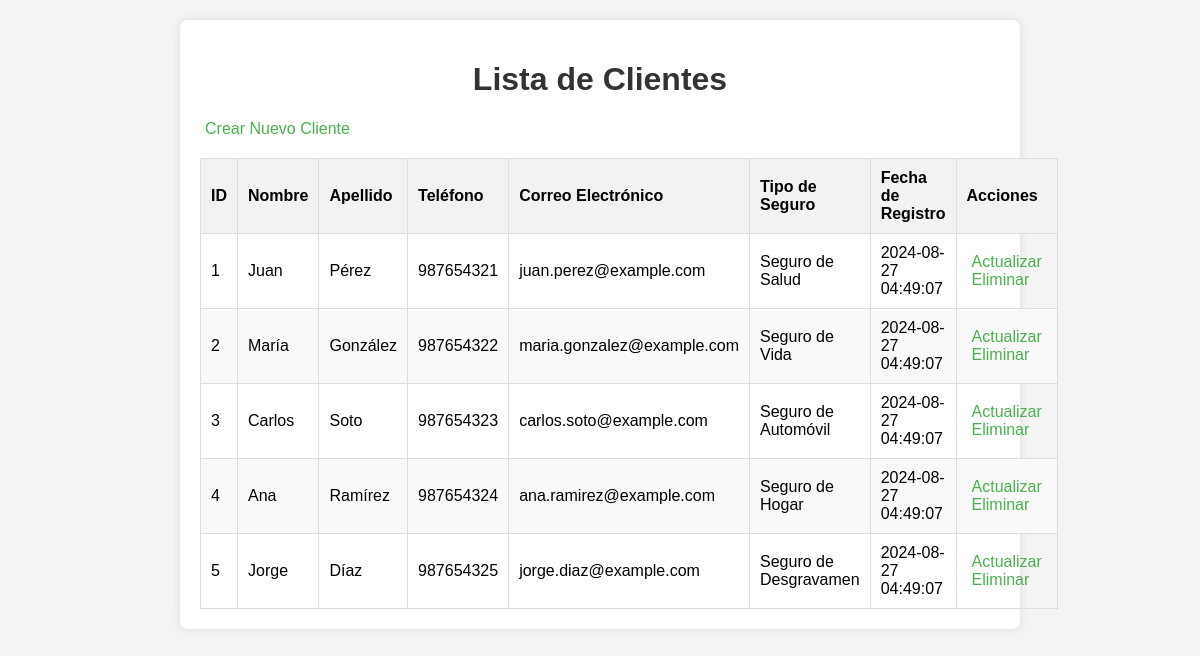
The page /vista_Polizas.php on the database its author committed.
### tables this page shows
CREATE TABLE `clientes` (
  `id` int NOT NULL AUTO_INCREMENT,
  `nombre` varchar(50) NOT NULL,
  `apellido` varchar(50) NOT NULL,
  `telefono` varchar(20) NOT NULL,
  `correo` varchar(100) NOT NULL,
  `tipo_seguro` varchar(50) NOT NULL,
  `fecha_registro` timestamp NULL DEFAULT CURRENT_TIMESTAMP,
  PRIMARY KEY (`id`)
);

### vista_Polizas.php (the view, shortened to what this page needs)
<?php
include 'conexion.php';
$sql = "SELECT * FROM clientes";
$result = $conn->query($sql);
?>
<!DOCTYPE html>
<html lang="es">
<head>
    <link rel="stylesheet" href="style.css">
</head>
<body>
    <div class="container">
        <h1>Lista de Clientes</h1>
        <a href="index.php">Crear Nuevo Cliente</a>
        <table>
            <thead>
                <tr>
                    <th>ID</th>
                    <th>Nombre</th>
                    <th>Apellido</th>
                    <th>Teléfono</th>
                    <th>Correo Electrónico</th>
                    <th>Tipo de Seguro</th>
                    <th>Fecha de Registro</th>
                    <th>Acciones</th>
                </tr>
            </thead>
            <tbody>
                <?php
                if ($result->num_rows > 0) {
                    while($row = $result->fetch_assoc()) {
                        echo "<tr>
                                <td>{$row['id']}</td>
                                <td>{$row['nombre']}</td>
                                <td>{$row['apellido']}</td>
                                <td>{$row['telefono']}</td>
                                <td>{$row['correo']}</td>
                                <td>{$row['tipo_seguro']}</td>
                                <td>{$row['fecha_registro']}</td>
                                <td>
                                    <a href='actualizar_Polizas.php?id={$row['id']}'>Actualizar</a>
                                    <a href='Eliminar_Polizas.php?id={$row['id']}'>Eliminar</a>
                                </td>
                            </tr>";
                    }
                } else {
                    echo "<tr><td colspan='8'>No se encontraron registros</td></tr>";
                }
                ?>
            </tbody>
        </table>
    </div>
</body>
</html>

### style.css (style rules this page uses)
body { font-family: Arial, sans-serif; background-color: #f4f4f4; margin: 0; padding: 0; }
.container { width: 80%; max-width: 800px; margin: 20px auto; padding: 20px; background-color: #fff; border-radius: 8px; box-shadow: 0 0 10px rgba(0, 0, 0, 0.1); }
h1 { text-align: center; color: #333; }
table { width: 100%; border-collapse: collapse; margin-top: 20px; }
table th, table td { padding: 10px; border: 1px solid #ddd; text-align: left; }
table th { background-color: #f2f2f2; }
table tr:nth-child(even) { background-color: #f9f9f9; }
a { color: #4CAF50; text-decoration: none; padding: 5px; }

### rows shown on the page
clientes: id "1", nombre "Juan", apellido "Pérez", telefono "987654321", correo "juan.perez@example.com", tipo_seguro "Seguro de Salud", fecha_registro "2024-08-27 04:49:07"
clientes: id "2", nombre "María", apellido "González", telefono "987654322", correo "maria.gonzalez@example.com", tipo_seguro "Seguro de Vida", fecha_registro "2024-08-27 04:49:07"
clientes: id "3", nombre "Carlos", apellido "Soto", telefono "987654323", correo "carlos.soto@example.com", tipo_seguro "Seguro de Automóvil", fecha_registro "2024-08-27 04:49:07"
clientes: id "4", nombre "Ana", apellido "Ramírez", telefono "987654324", correo "ana.ramirez@example.com", tipo_seguro "Seguro de Hogar", fecha_registro "2024-08-27 04:49:07"
clientes: id "5", nombre "Jorge", apellido "Díaz", telefono "987654325", correo "jorge.diaz@example.com", tipo_seguro "Seguro de Desgravamen", fecha_registro "2024-08-27 04:49:07"
